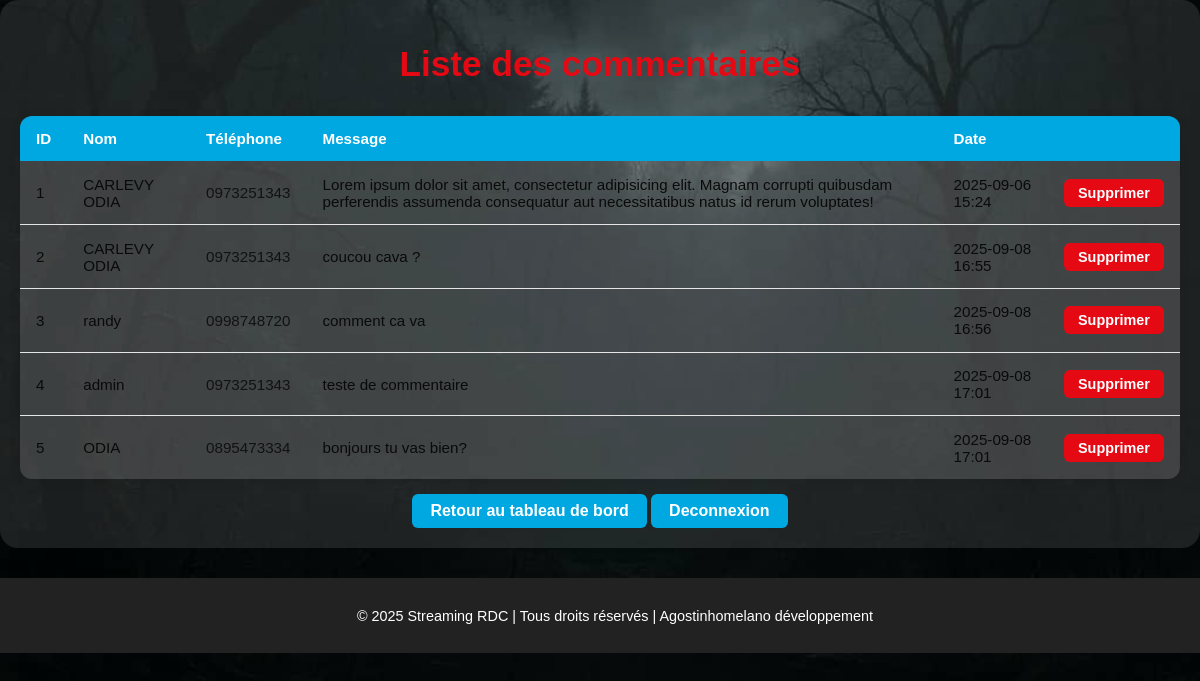
Page /admin/liste_commentaires on the earlier database version.
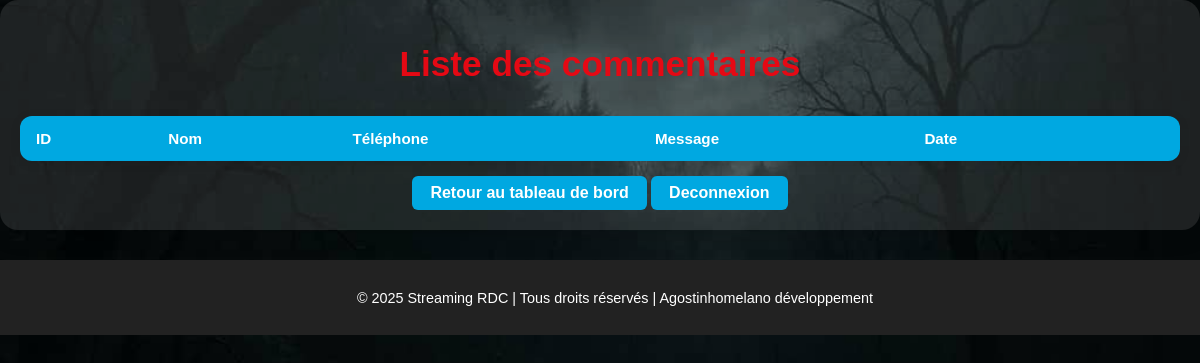
Same page on the later database version.
### app.py (models this page shows)
class Commentaire(db.Model):
    id = db.Column(db.Integer, primary_key=True)
    nom = db.Column(db.String(30), nullable=False)
    tel = db.Column(db.String(30), nullable=False)
    message = db.Column(db.String(500), nullable=False)
    date_post = db.Column(db.DateTime, default=datetime.utcnow)

### app.py (the view)
@app.route("/admin/liste_commentaires")
def liste_commentaires():
    commentaires = Commentaire.query.all()
    return render_template("admin/commentaire.html", commentaires=commentaires)

### templates/admin/commentaire.html (shortened to what this page needs)
<!DOCTYPE html>
<html lang="fr">
<head>
  <link rel="stylesheet" href="{{ url_for('static', filename='css/admin.css') }}">
</head>
<body>
  <div class="admin-container">
    <h1>Liste des commentaires</h1>
    <div class="table-responsive">
      <table class="admin-table">
        <thead>
          <tr>
            <th>ID</th>
            <th>Nom</th>
            <th>Téléphone</th>
            <th>Message</th>
            <th>Date</th>
            <th></th>
          </tr>
        </thead>
        <tbody>
          {% for c in commentaires %}
          <tr>
            <td data-label="ID">{{ c.id }}</td>
            <td data-label="Nom">{{ c.nom }}</td>
            <td data-label="Téléphone"><a href="https://wa.me/{{ c.tel }}" target="_blank">{{ c.tel }}</a></td>
            <td data-label="Message">{{ c.message }}</td>
            <td data-label="Date">{{ c.date_post.strftime('%Y-%m-%d %H:%M') }}</td>
            <td>
              <form action="{{ url_for('supprimer_commentaire', id=c.id) }}" method="post" class="delete-form">
                <button type="submit" class="btn-admin">Supprimer</button>
              </form>
            </td>
          </tr>
          {% endfor %}
        </tbody>
      </table>
    </div>
    <a href="{{ url_for('accueil_admin') }}" class="btn-retour">Retour au tableau de bord</a>
    <a href="{{url_for('deconnexion_admin')}}" class="btn-retour">Deconnexion</a>
  </div>
  <footer>
    <p>© 2025 Streaming RDC | Tous droits réservés | Agostinhomelano développement</p>
  </footer>
</body>
</html>

### static/css/admin.css (style rules this page uses)
body { background: url("../image/backgroud.jpg") no-repeat center center/cover; min-height: 100vh; font-family: Arial, sans-serif; margin: 0; }
.admin-container { max-width: 1100px; margin: 40px auto; background: rgba(255,255,255,0.10); border-radius: 18px; padding: 2.5rem; box-shadow: 0 4px 24px rgba(0,0,0,0.15); color: #0a0a0a; text-align: center; }
.admin-container h1 { margin-bottom: 2rem; color: #e50914; font-size: 2.2rem; }
.btn-retour { display: inline-block; margin-top: 2rem; padding: 10px 24px; background: #00A8E1; color: #fff; border-radius: 6px; text-decoration: none; font-weight: bold; transition: background 0.3s; }
footer { background: #111; text-align: center; padding: 20px 0; font-size: 1rem; color: #fff; margin-top: 40px; width: 100%; }

### templates/admin/commentaire.html (style rules this page uses)
.admin-container { max-width: 1200px; margin: auto; padding: 20px; }
h1 { text-align: center; color: #00A8E1; margin-bottom: 20px; }
.table-responsive { overflow-x: auto; -webkit-overflow-scrolling: touch; border-radius: 12px; box-shadow: 0 2px 12px rgba(0,0,0,0.08); }
.admin-table { width: 100%; border-collapse: collapse; min-width: 700px; }
.admin-table th, .admin-table td { padding: 0.9rem 1rem; text-align: left; font-size: 0.95rem; vertical-align: middle; }
.admin-table th { background: #00A8E1; color: #fff; font-weight: bold; }
.admin-table tr { border-bottom: 1px solid #e5e5e5; }
.admin-table tr:last-child { border-bottom: none; }
.btn-retour { display: inline-block; margin-top: 15px; padding: 8px 18px; background: #00A8E1; color: #fff; border-radius: 6px; text-decoration: none; font-weight: bold; transition: 0.3s; }
footer { text-align: center; padding: 15px; margin-top: 30px; font-size: 0.9rem; background: #222; color: #fff; }

Differences in the rows shown:
removed Commentaire: id "1", nom "CARLEVY ODIA", tel "0973251343", message "Lorem ipsum dolor sit amet, consectetur adipisicing elit. Magnam corrupti quibusdam perferendis assumenda consequatur aut necessitatibus natus id rerum voluptates!", date_post "2025-09-06 15:24"
removed Commentaire: id "2", nom "CARLEVY ODIA", tel "0973251343", message "coucou cava ?", date_post "2025-09-08 16:55"
removed Commentaire: id "3", nom "randy", tel "0998748720", message "comment ca va", date_post "2025-09-08 16:56"
removed Commentaire: id "4", nom "admin", tel "0973251343", message "teste de commentaire", date_post "2025-09-08 17:01"
removed Commentaire: id "5", nom "ODIA", tel "0895473334", message "bonjours tu vas bien?", date_post "2025-09-08 17:01"
